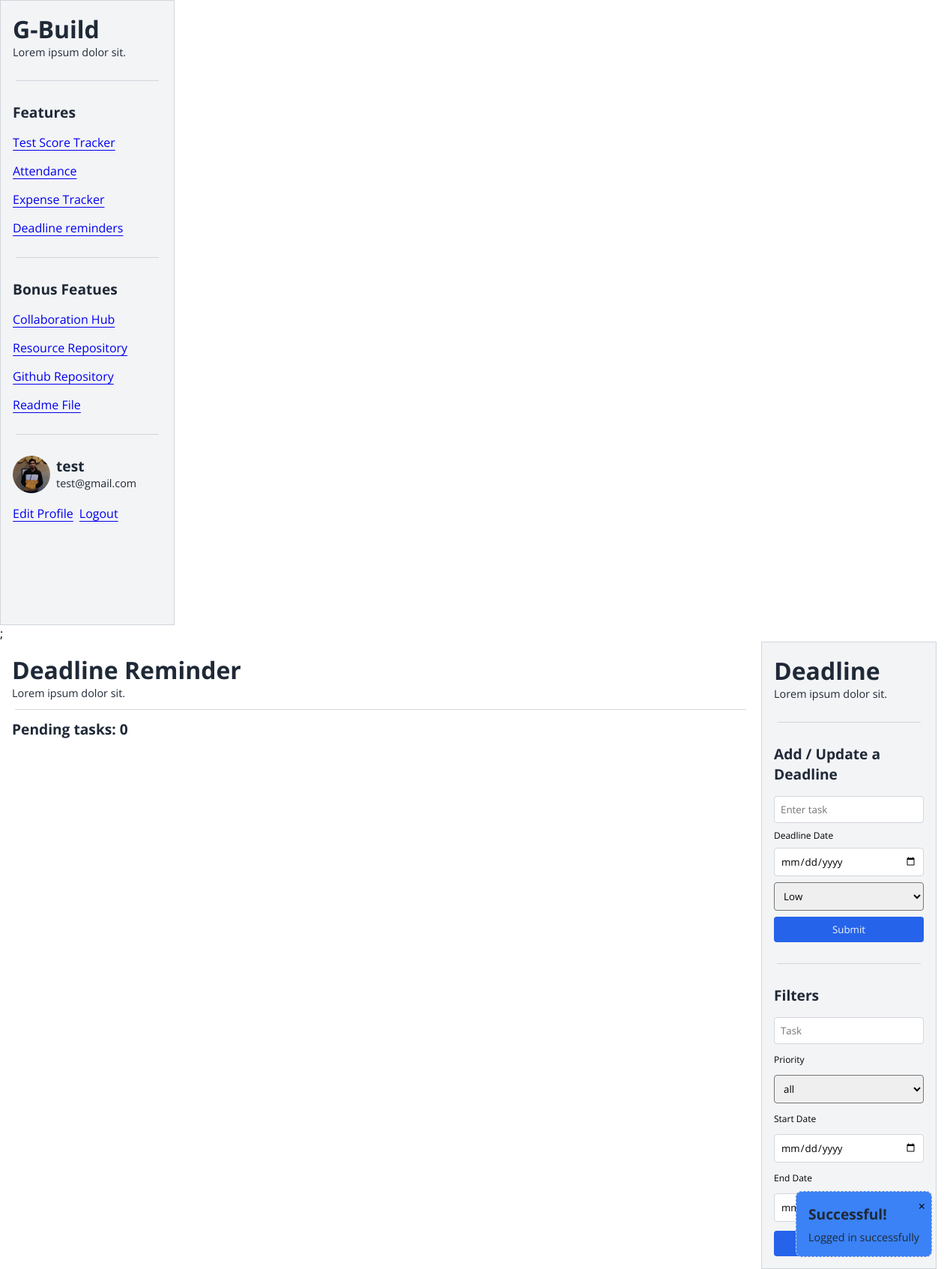
The page /index.php?page=deadline-reminders (signed in) on the database as committed earlier.
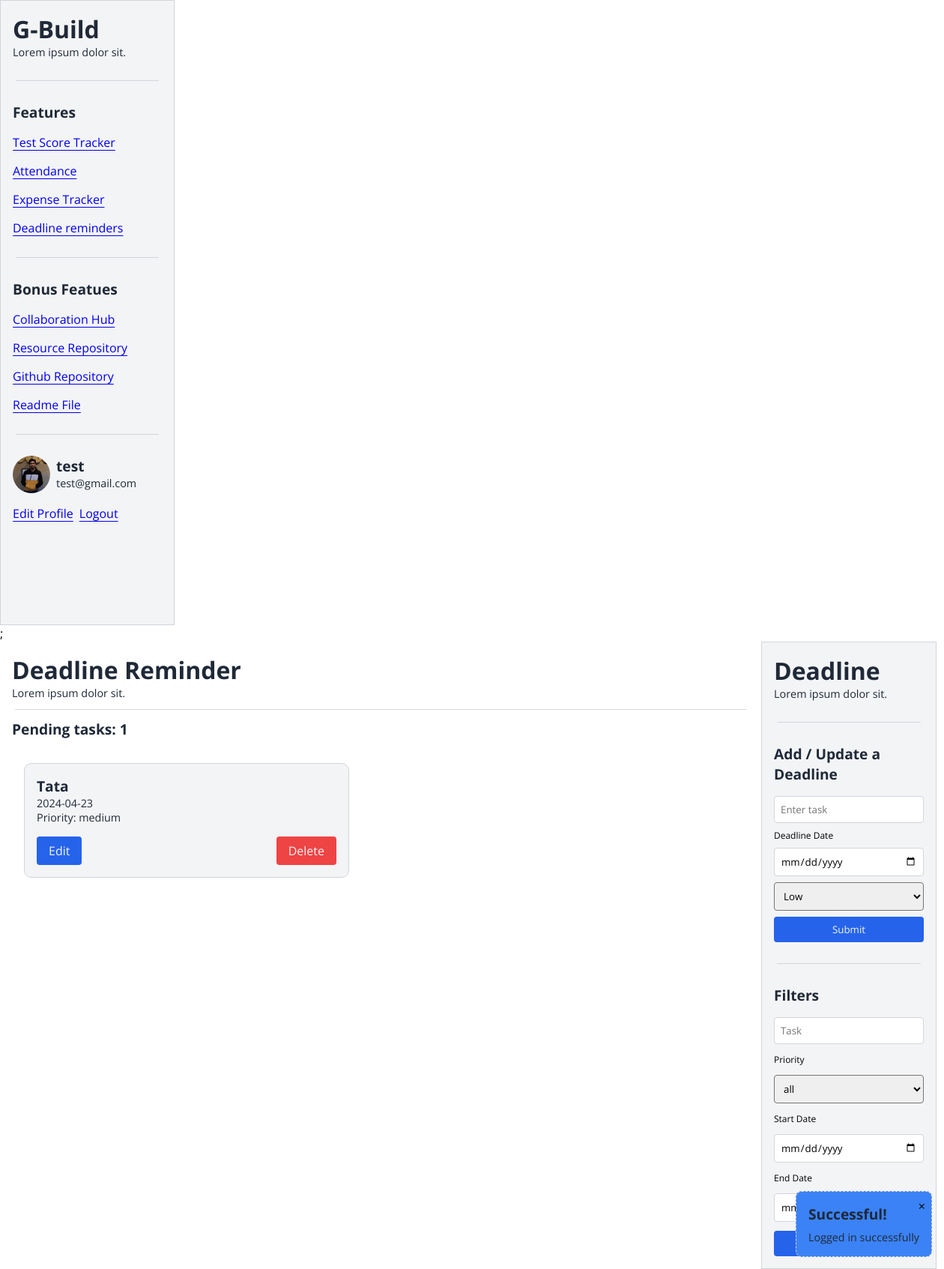
The same page on the database as committed later.
### tables this page shows
CREATE TABLE `deadlines` (
  `email` varchar(256) NOT NULL,
  `usn` varchar(256) NOT NULL,
  `task` text NOT NULL,
  `deadline_date` date NOT NULL,
  `priority` varchar(256) NOT NULL,
  `updated_at` datetime NOT NULL DEFAULT current_timestamp(),
  `id` int(11) NOT NULL
);

### php/functions.php (called while the page is built, shortened)
<?php
$conn = mysqli_connect(server, host, password, db_name);
function getAllDeadlines($email, $usn)
{
    global $conn;
    $sql = "SELECT * FROM deadlines WHERE email = ? AND usn = ? AND deadline_date >= CURDATE() ORDER BY deadline_date ASC";
    $stmt = mysqli_prepare($conn, $sql);
    mysqli_stmt_bind_param($stmt, "ss", $email, $usn);
    if (!mysqli_stmt_execute($stmt)) {
        return false;
    }
    $result = mysqli_stmt_get_result($stmt);
    if (mysqli_num_rows($result) > 0) {
        $deadlines = [];
        while ($row = mysqli_fetch_assoc($result)) {
            $deadlines[] = $row;
        }
        return $deadlines;
    } else {
        return [];
    }
}

### pages/DeadlineReminders.php (the view, shortened to what this page needs)
<?php
require_once("./php/functions.php");
if (isset($_SESSION['filteredDeadlines'])) {
    $data = $_SESSION['filteredDeadlines'];
    unset($_SESSION['filteredDeadlines']);
} else {
    $data = getAllDeadlines($_SESSION['user']['email'], $_SESSION['user']['usn']);
}
$editDeadline = isset($_SESSION['editDeadline']) ? $_SESSION['editDeadline'] : null;
?>
<section class="dashboard__section">
    <div class="dashboard__section-left">
        <div>
            <h4>Deadline Reminder</h4>
            <p>Lorem ipsum dolor sit.</p>
        </div>
        <div class="separator"></div>
        <div>
            <h5>Pending tasks: <?= count($data) ?></h5>
        </div>
        <div class="flex items-center gap-4">
            <?php foreach ($data as $deadline) : ?>
                <div class="card">
                    <h5><?= $deadline['task'] ?></h5>
                    <p><?= $deadline['deadline_date'] ?></p>
                    <p>Priority: <?= $deadline['priority'] ?></p>
                    <div class="mt-4 flex justify-between">
                        <a href=<?= "./php/actions.php?editDeadline=" . $deadline['id'] ?> class="primary__btn" style="text-decoration: none;">Edit</a>
                        <a href=<?= "./php/actions.php?deleteDeadline=" . $deadline['id'] ?> class="danger__btn" style="text-decoration: none;">Delete</a>
                    </div>
                </div>
            <?php endforeach; ?>
        </div>
    </div>
    <div>
        <aside style="max-width: 200px; width: 100%; display:flex; flex-direction:column; gap: 1rem; z-index:10; background-color:var(--primary); padding: 1rem; min-height:100vh; margin-right:30px" class="border">
            <div>
                <h4>Deadline</h4>
                <p>Lorem ipsum dolor sit.</p>
            </div>
            <div class="separator"></div>
            <h5>Add / Update a Deadline</h5>
            <div style="display: flex; flex-direction:column; gap: 1rem;">
                <form method="post" action="<?php echo $editDeadline ? './php/actions.php?updateDeadline=' . $editDeadline['id'] : './php/actions.php?addDeadline'; ?>" class="flex flex-col gap-2">
                    <input type="text" name="task" placeholder="Enter task" class="border" required value="<?= $editDeadline ? $editDeadline['task'] : ''; ?>">
                    <label for="deadline_date" style="font-size: .75rem;">Deadline Date</label>
                    <input type="date" name="deadline_date" placeholder="Deadline Date" class="border" required value="<?= $editDeadline ? $editDeadline['deadline_date'] : ''; ?>">
                    <select name="priority" id="priority" required>
                        <option value="low" <?= ($editDeadline && $editDeadline['priority'] == 'low') ? 'selected' : ''; ?>>Low</option>
                    </select>
                    <button class="primary__btn"><?= $editDeadline ? 'Update' : 'Submit' ?></button>
                </form>
            </div>
            <div class="separator"></div>
            <h5>Filters</h5>
            <div style="display: flex; flex-direction:column; gap: 1rem;">
                <form action="./php/actions.php?filterDeadlines" method="post" style="display: flex; flex-direction:column; gap: .75rem;">
                    <input name="task" type="text" placeholder="Task" class="border">
                    <label for="priority" style="font-size: 0.75rem;">Priority</label>
                    <select name="priority" id="priority" required>
                        <option value="all" selected>all</option>
                    </select>
                    <label for="start_date" style="font-size: 0.75rem;">Start Date</label>
                    <input type="date" name="startDate" placeholder="Start Date" class="border">
                    <label for="end_date" style="font-size: 0.75rem;">End Date</label>
                    <button class="primary__btn">Filter</button>
                </form>
            </div>
        </aside>
    </div>
</section>

Rows that differ between the two databases and show on the page:
added deadlines: task "Tata", deadline_date "2024-04-23", priority "medium"
Other text that changed with them:
count($data): "0" → "1"
